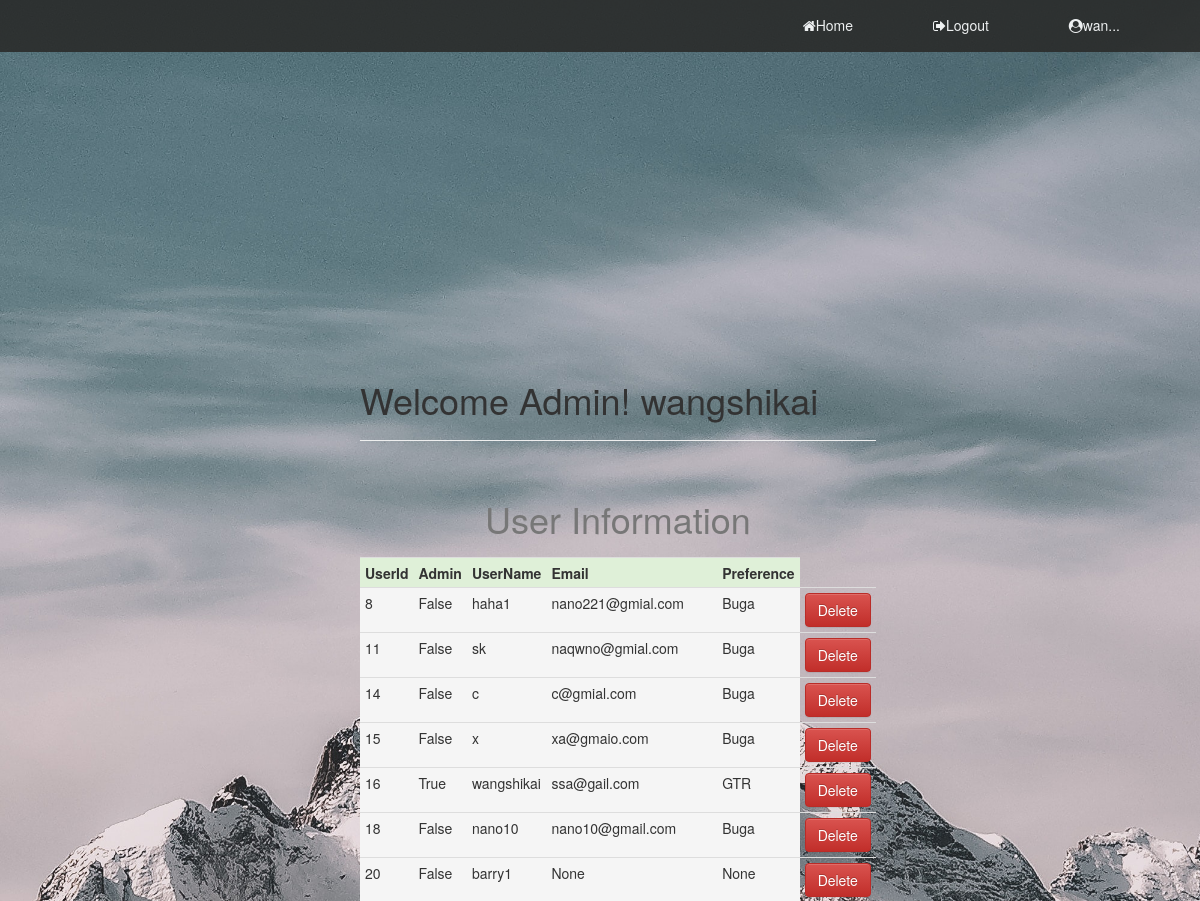
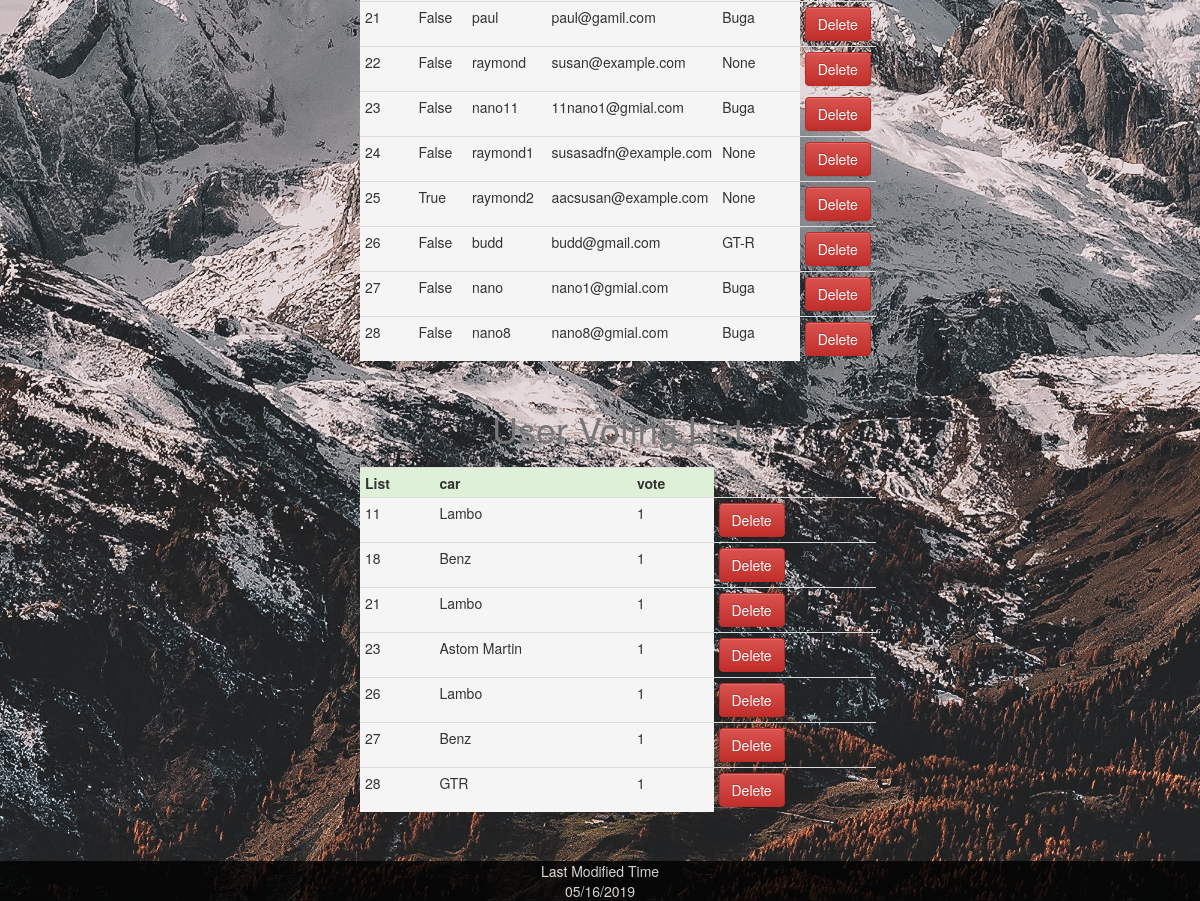
The app's page /hoster (signed in) with its own data (2 pictures, top to bottom).
### app/models.py (models this page shows, shortened)
class User(UserMixin, db.Model):
    id = db.Column(db.Integer, primary_key=True)
    username = db.Column(db.String(64), index=True, unique=True)
    email = db.Column(db.String(120), index=True, unique=True)
    admin = db.Column(db.Boolean, default=False, nullable=False)
    preference = db.Column(db.String(320))
    password_hash = db.Column(db.String(128))
    record_id = relationship("Record", backref="user", lazy="dynamic")
    choice_id = relationship("Choice", backref="user", lazy="dynamic")
    def __repr__(self):
        print('<admin or not {}>'.format(self.admin))
        return '{}'.format(self.username)

class Choice(db.Model):
    id = db.Column(db.Integer, primary_key=True)
    chooseSeries = db.Column(db.String, db.ForeignKey('brand.carSeries'))
    vote = db.Column(db.Integer, default=False, nullable=False)
    UserId = db.Column(db.Integer, db.ForeignKey('user.id'), unique=True)

### app/routes.py (the view)
@app.route('/hoster')
@login_required
def hoster():
    users = User.query.all()
    choose = db.session.query(Choice).join(User)
    return render_template('admin.html', users=users, choose=choose)

### app/models.py (called while the page is built)
@login.user_loader
def load_user(id):
    return User.query.get(int(id))

### app/routes.py (called while the page is built)
@app.context_processor
def override_url_for():
    return dict(url_for=dated_url_for)

def dated_url_for(endpoint, **values):
    if endpoint == 'static':
        filename = values.get('filename', None)
        if filename:
            file_path = os.path.join(app.root_path,
                                     endpoint, filename)
            values['q'] = int(os.stat(file_path).st_mtime)
    return url_for(endpoint, **values)

### app/templates/admin.html
{% extends "base.html" %}
{% block content %}
<div class="info">
<h1>Welcome Admin! {{current_user}}</h1>
<hr>
<table class="table table-condensed">
        <caption style="text-align: center"><h1>User Information</h1></caption>
    <tr>
        <th class="success">UserId</th>
        <th class="success">Admin</th>
        <th class="success">UserName</th>
        <th class="success">Email</th>
        <th class="success">Preference</th>
    </tr>
    <tr>
            {% for user in users %}
            <tr>
                <td class="active">{{user.id}}</td>
                <td class="active">{{user.admin}}</td>
                <td class="active">{{user.username}}</td>
                <td  class="active">{{user.email}}</td>
                <td  class="active">{{user.preference}}</td>
                <form action="{{url_for('delete_user', id=user.id )}}" method="post" >
                <td><button type="submit"  class="btn btn-danger" value="Delete" >Delete</button></td>
                </form>
            </tr>
            {% endfor %}
    </tr>
</table>
<table class="table table-condensed">
    <caption style="text-align: center"><h1>User Voting List</h1></caption>
    <tr>
        <th class="success">List</th>
        <th class="success">car</th>
        <th class="success">vote</th>
    </tr>
    <tr>
            {% for c in choose %}
            <tr>
                <td class="active">{{c.UserId}}</td>
                <td class="active">{{c.chooseSeries}}</td>
                <td class="active">{{c.vote}}</td>
                <form action="{{url_for('delete_user', id=c.UserId )}}" method="post" >
                <td><button type="submit"  class="btn btn-danger" value="Delete" >Delete</button></td>
                </form>
            </tr>
            {% endfor %}
    </tr>
</table>
<br>
<br>
<br>
<br>
</div>
{% endblock %}

### app/templates/base.html (shortened to what this page needs)
<!DOCTYPE html>
<html lang="en">
    <head>
        <link rel="stylesheet" type="text/css" href="{{ url_for('static', filename='style.css' )  }}">
        <link rel="stylesheet" href="https://maxcdn.bootstrapcdn.com/bootstrap/3.3.7/css/bootstrap.min.css" >
        <link rel="stylesheet" href="https://maxcdn.bootstrapcdn.com/bootstrap/3.3.7/css/bootstrap-theme.min.css">
        <link href="https://stackpath.bootstrapcdn.com/font-awesome/4.7.0/css/font-awesome.min.css" rel="stylesheet">
    </head>
    <body>
        <header>
            <nav>
                <ul>
                    <li><a href="{{ url_for('home') }}" class="active"><i class="fa fa-home"></i>Home</a></li>
                    {% if current_user.is_anonymous %}
                    <li><a href="{{ url_for('login') }}"><i class="fa fa-sign-in"></i>Log in</a></li>
                    {% else %}
                    <li><a href="{{ url_for('logout') }}"><i class="fa fa-sign-out"></i>Logout</a></li>
                    {% endif %}
                    {% if  current_user.username|length > 5 %}
                    <li><a ><i class="fa fa-user-circle"></i>{{ current_user.username[:3] }}...</a></li>
                    {% else %}
                    <li><a ><i class="fa fa-user-circle"></i>{{ current_user.username}}</a></li>
                    {% endif %}
                </ul>
            </nav>
        </header>
        {% block content %}{% endblock %}
    </body>
    <footer>
    </footer>
</html>

### app/static/style.css (style rules this page uses)
body { background: url('Photo/mountain.jpg'); background-repeat: no-repeat; background-size: cover; height: 100%; background-attachment: fixed; margin: 0; padding: 0; font-family: poppins; }
header { background: rgb(43, 44, 43); top: 0; left: 0; width: 100%; box-sizing: border-box; padding: 0 40px; position: absolute; opacity: .9; }
header nav { float: right; }
header nav ul { margin: 0; padding: 0; display: flex; }
header nav ul li { list-style: none; }
header nav ul li a { height: 52px; line-height: 50px; padding: 0 40px; color: white; text-decoration: none; display: block; }
.info { position: absolute; top: 20%; left: 30%; }
footer { background: black; clear: both; position: fixed; bottom: 0; height: 40px; width: 100%; color: white; text-align: center; opacity: .8; }
.table { position: relative; top: 10px; }

### records on screen
User: username "wan", admin+username "wangshikai", id "16", admin "True", username "wangshikai", email "ssa@gail.com", preference "GTR"
User: id "8", admin "False", username "haha1", email "nano221@gmial.com", preference "Buga"
User: id "11", admin "False", username "sk", email "naqwno@gmial.com", preference "Buga"
User: id "14", admin "False", username "c", email "c@gmial.com", preference "Buga"
User: id "15", admin "False", username "x", email "xa@gmaio.com", preference "Buga"
User: id "18", admin "False", username "nano10", email "nano10@gmail.com", preference "Buga"
User: id "20", admin "False", username "barry1", email "None", preference "None"
User: id "21", admin "False", username "paul", email "paul@gamil.com", preference "Buga"
User: id "22", admin "False", username "raymond", email "susan@example.com", preference "None"
User: id "23", admin "False", username "nano11", email "11nano1@gmial.com", preference "Buga"
User: id "24", admin "False", username "raymond1", email "susasadfn@example.com", preference "None"
User: id "25", admin "True", username "raymond2", email "aacsusan@example.com", preference "None"
User: id "26", admin "False", username "budd", email "budd@gmail.com", preference "GT-R"
User: id "27", admin "False", username "nano", email "nano1@gmial.com", preference "Buga"
User: id "28", admin "False", username "nano8", email "nano8@gmial.com", preference "Buga"
Choice: UserId "11", chooseSeries "Lambo", vote "1"
Choice: UserId "18", chooseSeries "Benz", vote "1"
Choice: UserId "21", chooseSeries "Lambo", vote "1"
Choice: UserId "23", chooseSeries "Astom Martin", vote "1"
Choice: UserId "26", chooseSeries "Lambo", vote "1"
Choice: UserId "27", chooseSeries "Benz", vote "1"
Choice: UserId "28", chooseSeries "GTR", vote "1"
